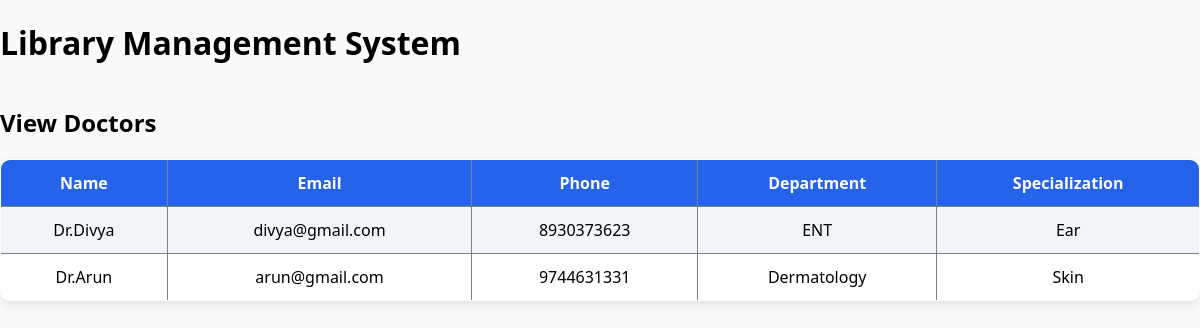
The app's page /view-doctors/ with its own data.
### hospital/models.py (models this page shows, shortened)
class Doctor(models.Model):
    name = models.CharField(max_length=100)
    department = models.ForeignKey(
        Department,
        on_delete=models.CASCADE
    )
    specialization = models.CharField(max_length=100)
    email = models.EmailField(unique=True)
    phone = models.CharField(max_length=15)

class Department(models.Model):
    name = models.CharField(max_length=100)
    def __str__(self):
        return self.name

### hospital/views.py (the view)
# urls.py: path('view-doctors/',views.view_doctors,name='view_doctors'),
def view_doctors(request):
    doctors = Doctor.objects.all()
    return render(request, 'view_doctors.html', {'doctors': doctors})

### hospital/templates/view_doctors.html (shortened to what this page needs)
{% extends 'base.html' %}
{% block content %}
<h2>View Doctors</h2>
<table border="1"
    <tr>
        <th>Name</th>
        <th>Email</th>
        <th>Phone</th>
        <th>Department</th>
        <th>Specialization</th>
    {% for doctor in doctors %}
    <tr>
        <td>{{ doctor.name }}</td>
        <td>{{ doctor.email }}</td>
        <td>{{ doctor.phone }}</td>
        <td>{{ doctor.department }}</td>
        <td>{{ doctor.specialization }}</td>
    </tr>
    {% endfor %}
</table>
{% endblock %}

### hospital/static/css/style.css (style rules this page uses)
body { margin:0; font-family:'Segoe UI',sans-serif; background:#f8fafc; min-height:100vh; display:flex; flex-direction:column; }
table { width:100%; border-collapse:collapse; background:white; border-radius:10px; overflow:hidden; box-shadow:0 4px 12px rgba(0,0,0,0.1); }
table th { background:#2563eb; color:white; padding:12px; }
table td { padding:12px; text-align:center; }
table tr:nth-child(even) { background:#f1f5f9; }

### records on screen
Doctor: name "Dr.Divya", email "divya@gmail.com", phone "8930373623", department "ENT", specialization "Ear"
Doctor: name "Dr.Arun", email "arun@gmail.com", phone "9744631331", department "Dermatology", specialization "Skin"
